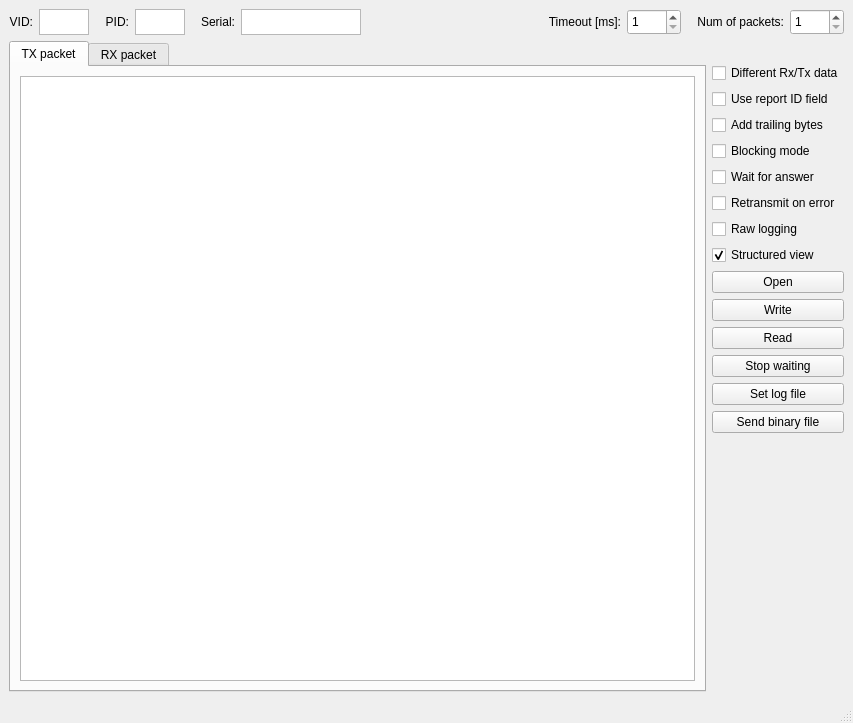
<?xml version="1.0" encoding="UTF-8"?>
<ui version="4.0">
 <class>MainWindow</class>
 <widget class="QMainWindow" name="MainWindow">
  <property name="geometry">
   <rect>
    <x>0</x>
    <y>0</y>
    <width>853</width>
    <height>723</height>
   </rect>
  </property>
  <property name="sizePolicy">
   <sizepolicy hsizetype="Expanding" vsizetype="Expanding">
    <horstretch>0</horstretch>
    <verstretch>0</verstretch>
   </sizepolicy>
  </property>
  <property name="windowTitle">
   <string>USB HID test tool</string>
  </property>
  <widget class="QWidget" name="centralwidget">
   <property name="sizePolicy">
    <sizepolicy hsizetype="Preferred" vsizetype="Preferred">
     <horstretch>0</horstretch>
     <verstretch>0</verstretch>
    </sizepolicy>
   </property>
   <layout class="QVBoxLayout" name="verticalLayout_2">
    <item>
     <layout class="QHBoxLayout" name="horizontalLayout_2">
      <property name="sizeConstraint">
       <enum>QLayout::SetDefaultConstraint</enum>
      </property>
      <item>
       <widget class="QLabel" name="lUsbVid">
        <property name="sizePolicy">
         <sizepolicy hsizetype="Fixed" vsizetype="Fixed">
          <horstretch>0</horstretch>
          <verstretch>0</verstretch>
         </sizepolicy>
        </property>
        <property name="maximumSize">
         <size>
          <width>16777215</width>
          <height>26</height>
         </size>
        </property>
        <property name="text">
         <string>VID:</string>
        </property>
        <property name="alignment">
         <set>Qt::AlignRight|Qt::AlignTrailing|Qt::AlignVCenter</set>
        </property>
       </widget>
      </item>
      <item>
       <widget class="QTextEdit" name="teUsbVid">
        <property name="sizePolicy">
         <sizepolicy hsizetype="Fixed" vsizetype="Fixed">
          <horstretch>0</horstretch>
          <verstretch>0</verstretch>
         </sizepolicy>
        </property>
        <property name="minimumSize">
         <size>
          <width>0</width>
          <height>0</height>
         </size>
        </property>
        <property name="maximumSize">
         <size>
          <width>50</width>
          <height>26</height>
         </size>
        </property>
        <property name="acceptRichText">
         <bool>false</bool>
        </property>
       </widget>
      </item>
      <item>
       <spacer name="horizontalSpacer_4">
        <property name="orientation">
         <enum>Qt::Horizontal</enum>
        </property>
        <property name="sizeType">
         <enum>QSizePolicy::Fixed</enum>
        </property>
        <property name="sizeHint" stdset="0">
         <size>
          <width>10</width>
          <height>5</height>
         </size>
        </property>
       </spacer>
      </item>
      <item>
       <widget class="QLabel" name="lUsbPid">
        <property name="sizePolicy">
         <sizepolicy hsizetype="Fixed" vsizetype="Fixed">
          <horstretch>0</horstretch>
          <verstretch>0</verstretch>
         </sizepolicy>
        </property>
        <property name="maximumSize">
         <size>
          <width>16777215</width>
          <height>26</height>
         </size>
        </property>
        <property name="text">
         <string>PID:</string>
        </property>
        <property name="alignment">
         <set>Qt::AlignRight|Qt::AlignTrailing|Qt::AlignVCenter</set>
        </property>
       </widget>
      </item>
      <item>
       <widget class="QTextEdit" name="teUsbPid">
        <property name="sizePolicy">
         <sizepolicy hsizetype="Minimum" vsizetype="Fixed">
          <horstretch>0</horstretch>
          <verstretch>0</verstretch>
         </sizepolicy>
        </property>
        <property name="maximumSize">
         <size>
          <width>50</width>
          <height>26</height>
         </size>
        </property>
        <property name="acceptRichText">
         <bool>false</bool>
        </property>
       </widget>
      </item>
      <item>
       <spacer name="horizontalSpacer_3">
        <property name="orientation">
         <enum>Qt::Horizontal</enum>
        </property>
        <property name="sizeType">
         <enum>QSizePolicy::Fixed</enum>
        </property>
        <property name="sizeHint" stdset="0">
         <size>
          <width>10</width>
          <height>5</height>
         </size>
        </property>
       </spacer>
      </item>
      <item>
       <widget class="QLabel" name="lUsbSerial">
        <property name="sizePolicy">
         <sizepolicy hsizetype="Fixed" vsizetype="Fixed">
          <horstretch>0</horstretch>
          <verstretch>0</verstretch>
         </sizepolicy>
        </property>
        <property name="maximumSize">
         <size>
          <width>16777215</width>
          <height>26</height>
         </size>
        </property>
        <property name="text">
         <string>Serial:</string>
        </property>
        <property name="alignment">
         <set>Qt::AlignRight|Qt::AlignTrailing|Qt::AlignVCenter</set>
        </property>
       </widget>
      </item>
      <item>
       <widget class="QTextEdit" name="teUsbSerial">
        <property name="sizePolicy">
         <sizepolicy hsizetype="Minimum" vsizetype="Fixed">
          <horstretch>0</horstretch>
          <verstretch>0</verstretch>
         </sizepolicy>
        </property>
        <property name="maximumSize">
         <size>
          <width>120</width>
          <height>26</height>
         </size>
        </property>
        <property name="tabStopWidth">
         <number>80</number>
        </property>
        <property name="tabStopDistance">
         <double>80.000000000000000</double>
        </property>
        <property name="acceptRichText">
         <bool>false</bool>
        </property>
       </widget>
      </item>
      <item>
       <spacer name="horizontalSpacer">
        <property name="orientation">
         <enum>Qt::Horizontal</enum>
        </property>
        <property name="sizeType">
         <enum>QSizePolicy::MinimumExpanding</enum>
        </property>
        <property name="sizeHint" stdset="0">
         <size>
          <width>10</width>
          <height>10</height>
         </size>
        </property>
       </spacer>
      </item>
      <item>
       <widget class="QLabel" name="lUsbTimeout">
        <property name="sizePolicy">
         <sizepolicy hsizetype="Fixed" vsizetype="Fixed">
          <horstretch>0</horstretch>
          <verstretch>0</verstretch>
         </sizepolicy>
        </property>
        <property name="maximumSize">
         <size>
          <width>16777215</width>
          <height>26</height>
         </size>
        </property>
        <property name="text">
         <string>Timeout [ms]:</string>
        </property>
        <property name="alignment">
         <set>Qt::AlignRight|Qt::AlignTrailing|Qt::AlignVCenter</set>
        </property>
       </widget>
      </item>
      <item>
       <widget class="QSpinBox" name="sbUsbTimeout">
        <property name="sizePolicy">
         <sizepolicy hsizetype="Minimum" vsizetype="Fixed">
          <horstretch>0</horstretch>
          <verstretch>0</verstretch>
         </sizepolicy>
        </property>
        <property name="maximumSize">
         <size>
          <width>60</width>
          <height>26</height>
         </size>
        </property>
        <property name="minimum">
         <number>1</number>
        </property>
        <property name="maximum">
         <number>9999</number>
        </property>
       </widget>
      </item>
      <item>
       <spacer name="horizontalSpacer_2">
        <property name="orientation">
         <enum>Qt::Horizontal</enum>
        </property>
        <property name="sizeType">
         <enum>QSizePolicy::Fixed</enum>
        </property>
        <property name="sizeHint" stdset="0">
         <size>
          <width>10</width>
          <height>5</height>
         </size>
        </property>
       </spacer>
      </item>
      <item>
       <widget class="QLabel" name="lPacketMul">
        <property name="sizePolicy">
         <sizepolicy hsizetype="Fixed" vsizetype="Fixed">
          <horstretch>0</horstretch>
          <verstretch>0</verstretch>
         </sizepolicy>
        </property>
        <property name="maximumSize">
         <size>
          <width>16777215</width>
          <height>26</height>
         </size>
        </property>
        <property name="text">
         <string>Num of packets:</string>
        </property>
        <property name="alignment">
         <set>Qt::AlignRight|Qt::AlignTrailing|Qt::AlignVCenter</set>
        </property>
       </widget>
      </item>
      <item>
       <widget class="QSpinBox" name="sbUsbTimeout_2">
        <property name="sizePolicy">
         <sizepolicy hsizetype="Minimum" vsizetype="Fixed">
          <horstretch>0</horstretch>
          <verstretch>0</verstretch>
         </sizepolicy>
        </property>
        <property name="maximumSize">
         <size>
          <width>60</width>
          <height>26</height>
         </size>
        </property>
        <property name="minimum">
         <number>1</number>
        </property>
        <property name="maximum">
         <number>9999</number>
        </property>
       </widget>
      </item>
     </layout>
    </item>
    <item>
     <layout class="QHBoxLayout" name="horizontalLayout">
      <property name="sizeConstraint">
       <enum>QLayout::SetDefaultConstraint</enum>
      </property>
      <item>
       <widget class="QTabWidget" name="twRxTx">
        <property name="sizePolicy">
         <sizepolicy hsizetype="Expanding" vsizetype="Expanding">
          <horstretch>0</horstretch>
          <verstretch>0</verstretch>
         </sizepolicy>
        </property>
        <property name="currentIndex">
         <number>0</number>
        </property>
        <widget class="QWidget" name="tabTx">
         <attribute name="title">
          <string>TX packet</string>
         </attribute>
         <layout class="QHBoxLayout" name="horizontalLayout_3">
          <item>
           <widget class="QTreeView" name="viewTx">
            <property name="alternatingRowColors">
             <bool>true</bool>
            </property>
            <property name="selectionBehavior">
             <enum>QAbstractItemView::SelectItems</enum>
            </property>
            <property name="horizontalScrollMode">
             <enum>QAbstractItemView::ScrollPerPixel</enum>
            </property>
            <property name="animated">
             <bool>false</bool>
            </property>
            <property name="allColumnsShowFocus">
             <bool>true</bool>
            </property>
           </widget>
          </item>
         </layout>
        </widget>
        <widget class="QWidget" name="tabRx">
         <attribute name="title">
          <string>RX packet</string>
         </attribute>
         <layout class="QHBoxLayout" name="horizontalLayout_4">
          <item>
           <widget class="QTreeView" name="viewRx">
            <property name="sizePolicy">
             <sizepolicy hsizetype="Expanding" vsizetype="Expanding">
              <horstretch>0</horstretch>
              <verstretch>0</verstretch>
             </sizepolicy>
            </property>
            <property name="alternatingRowColors">
             <bool>true</bool>
            </property>
            <property name="selectionBehavior">
             <enum>QAbstractItemView::SelectItems</enum>
            </property>
            <property name="horizontalScrollMode">
             <enum>QAbstractItemView::ScrollPerPixel</enum>
            </property>
            <property name="animated">
             <bool>false</bool>
            </property>
            <property name="allColumnsShowFocus">
             <bool>true</bool>
            </property>
           </widget>
          </item>
         </layout>
        </widget>
       </widget>
      </item>
      <item>
       <layout class="QVBoxLayout" name="verticalLayout">
        <item>
         <spacer name="verticalSpacer_2">
          <property name="orientation">
           <enum>Qt::Vertical</enum>
          </property>
          <property name="sizeType">
           <enum>QSizePolicy::Fixed</enum>
          </property>
          <property name="sizeHint" stdset="0">
           <size>
            <width>20</width>
            <height>22</height>
           </size>
          </property>
         </spacer>
        </item>
        <item>
         <widget class="QCheckBox" name="cbTxRxSame">
          <property name="text">
           <string>Different Rx/Tx data</string>
          </property>
         </widget>
        </item>
        <item>
         <widget class="QCheckBox" name="cbUseReports">
          <property name="text">
           <string>Use report ID field</string>
          </property>
         </widget>
        </item>
        <item>
         <widget class="QCheckBox" name="cbTrailingBytes">
          <property name="text">
           <string>Add trailing bytes</string>
          </property>
         </widget>
        </item>
        <item>
         <widget class="QCheckBox" name="cbBlockingMode">
          <property name="text">
           <string>Blocking mode</string>
          </property>
         </widget>
        </item>
        <item>
         <widget class="QCheckBox" name="cbWaitForAns">
          <property name="text">
           <string>Wait for answer</string>
          </property>
         </widget>
        </item>
        <item>
         <widget class="QCheckBox" name="cbRetransmit">
          <property name="text">
           <string>Retransmit on error</string>
          </property>
         </widget>
        </item>
        <item>
         <widget class="QCheckBox" name="cbRawLogMode">
          <property name="text">
           <string>Raw logging</string>
          </property>
         </widget>
        </item>
        <item>
         <widget class="QCheckBox" name="cbStructuredView">
          <property name="text">
           <string>Structured view</string>
          </property>
          <property name="checked">
           <bool>true</bool>
          </property>
         </widget>
        </item>
        <item>
         <widget class="QPushButton" name="pbOpen">
          <property name="text">
           <string>Open</string>
          </property>
         </widget>
        </item>
        <item>
         <widget class="QPushButton" name="pbWriteCmd">
          <property name="text">
           <string>Write</string>
          </property>
         </widget>
        </item>
        <item>
         <widget class="QPushButton" name="pbRead">
          <property name="text">
           <string>Read</string>
          </property>
         </widget>
        </item>
        <item>
         <widget class="QPushButton" name="pbStopWait">
          <property name="text">
           <string>Stop waiting</string>
          </property>
         </widget>
        </item>
        <item>
         <widget class="QPushButton" name="pbSetLogfile">
          <property name="text">
           <string>Set log file</string>
          </property>
         </widget>
        </item>
        <item>
         <widget class="QPushButton" name="pbWriteFile">
          <property name="text">
           <string>Send binary file</string>
          </property>
         </widget>
        </item>
        <item>
         <spacer name="verticalSpacer">
          <property name="orientation">
           <enum>Qt::Vertical</enum>
          </property>
          <property name="sizeHint" stdset="0">
           <size>
            <width>20</width>
            <height>40</height>
           </size>
          </property>
         </spacer>
        </item>
       </layout>
      </item>
     </layout>
    </item>
   </layout>
  </widget>
  <widget class="QMenuBar" name="menubar">
   <property name="geometry">
    <rect>
     <x>0</x>
     <y>0</y>
     <width>853</width>
     <height>26</height>
    </rect>
   </property>
  </widget>
  <widget class="QStatusBar" name="statusbar"/>
 </widget>
 <resources/>
 <connections/>
</ui>
